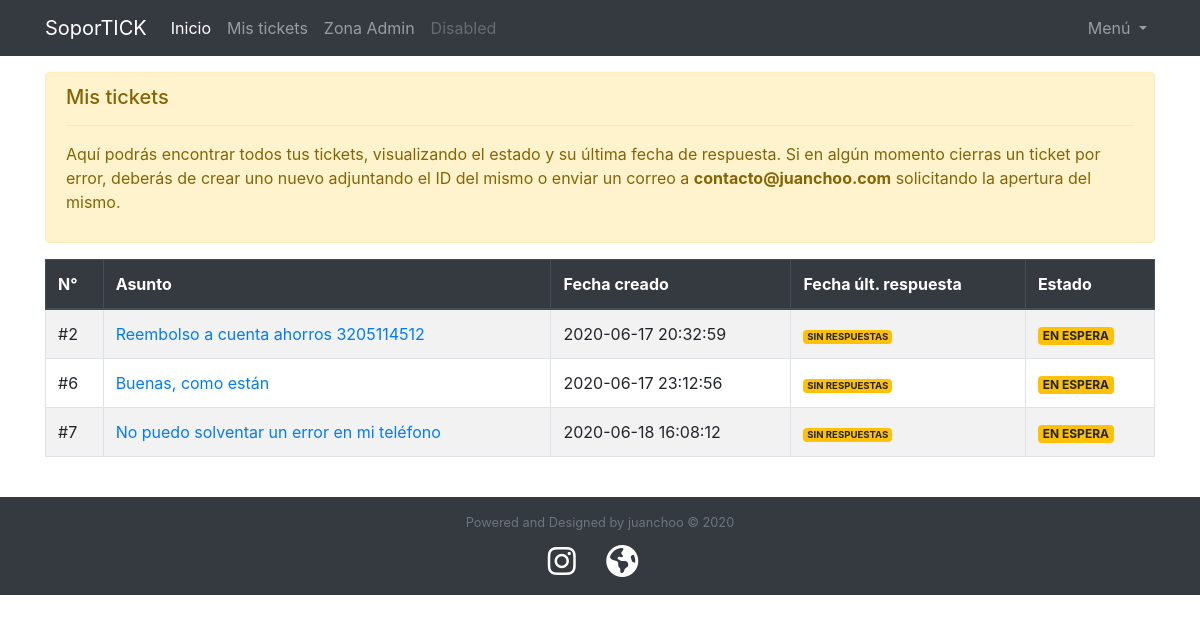
The page /soporte/tickets.php (signed in) on the database its author committed.
### tables this page shows
CREATE TABLE `ticket` (
  `idTicket` int(6) NOT NULL AUTO_INCREMENT,
  `user_id` int(5) NOT NULL,
  `id_admin` int(5) DEFAULT NULL,
  `fechaCreacion` timestamp NOT NULL DEFAULT CURRENT_TIMESTAMP,
  `sistema` int(2) NOT NULL,
  `ip` varchar(40) NOT NULL,
  `navegador` varchar(30) NOT NULL,
  `asunto` varchar(70) NOT NULL,
  `descripcion` text NOT NULL,
  `prioridad` int(1) NOT NULL,
  `estadoTicket` int(1) NOT NULL,
  `ultimaRespuestaId` int(7) NOT NULL,
  PRIMARY KEY (`idTicket`),
  KEY `FK_ticket_usuario` (`user_id`),
  KEY `FK1_ticket_usuario` (`id_admin`),
  KEY `FK_ticket_sistema` (`sistema`),
  CONSTRAINT `FK1_ticket_usuario` FOREIGN KEY (`id_admin`) REFERENCES `usuario` (`user_id`),
  CONSTRAINT `FK_ticket_sistema` FOREIGN KEY (`sistema`) REFERENCES `sistema` (`idSistema`),
  CONSTRAINT `FK_ticket_usuario` FOREIGN KEY (`user_id`) REFERENCES `usuario` (`user_id`)
);

### soporte/tickets.php (the view, shortened to what this page needs)
<?php
	include '../config/database.php';
	include '../config/funciones.php';
	$tickets = misTickets($_SESSION['id_user']);
?>
<!DOCTYPE html>
<html>
<head>
	<link rel="stylesheet" type="text/css" href="../vendor/css/bootstrap.css">
	<link rel="stylesheet" type="text/css" href="../vendor/css/estilos.css">
</head>
<body>
<nav class="navbar navbar-expand-md navbar-dark fixed-top bg-dark">
	<div class="container">
	  <a class="navbar-brand" href="#">SoporTICK</a>
	  <div class="collapse navbar-collapse" id="navbarCollapse">
	    <ul class="navbar-nav mr-auto">
	      <li class="nav-item active">
	        <a class="nav-link" href="../">Inicio <span class="sr-only">(current)</span></a>
	      </li>
	      <li class="nav-item">
	        <a class="nav-link" href="mistickets">Mis tickets</a>
	      </li>
	      <?php if ($_SESSION['nivel_rol'] >= 2): ?>
	      <li class="nav-item">
	        <a class="nav-link" href="../acp">Zona Admin</a>
	      </li>
	      <?php endif ?>
	      <li class="nav-item">
	        <a class="nav-link disabled" href="#" tabindex="-1" aria-disabled="true">Disabled</a>
	      </li>
	    </ul>
	    <div class="form-inline mt-2 mt-md-0">
	    <ul class="navbar-nav">
	      <li class="nav-item dropdown">
	        <a class="nav-link dropdown-toggle" href="#" id="navbarDropdown" role="button" data-toggle="dropdown" aria-haspopup="true" aria-expanded="false">
	          Menú
	        </a>
	      </li>
	  	</ul>
	  	</div>
	  </div>
	</div>
</nav>
<div class="container">
    <div class="alert alert-warning mb-3" role="alert">
	  <h5 class="alert-heading">Mis tickets</h5>
	  <hr>
	  <p>Aquí podrás encontrar todos tus tickets, visualizando el estado y su última fecha de respuesta. Si en algún momento cierras un ticket por error, deberás de crear uno nuevo adjuntando el ID del mismo o enviar un correo a <b>contacto@juanchoo.com</b> solicitando la apertura del mismo.</p>
	</div>
    <?php if (!empty($tickets) && mysqli_num_rows($tickets) > 0): ?>
    <div class="table-responsive">
	    <table class="table table-bordered table-striped table-hover">
	        <thead class="thead-dark">
	          <tr>
	            <th scope="col">N°</th>
	            <th scope="col">Asunto</th>
	            <th scope="col">Fecha creado</th>
	            <th scope="col">Fecha últ. respuesta</th>
	            <th scope="col">Estado</th>
	          </tr>
	        </thead>
	        <tbody>
	          <?php while ($tInfo = mysqli_fetch_array($tickets)) { ?>
	          <tr>
	            <td>#<?php echo $tInfo['idTicket']; ?></td>
	            <td><a href="ticket/<?php echo $tInfo['idTicket']; ?>"><?php echo $tInfo['asunto']; ?></a></td>
	            <td><?php echo $tInfo['fechaCreacion']; ?></td>
	            <td><?php echo getLastReply($tInfo['idTicket']); ?></td>
	            <td><?php echo getStatus($tInfo['estadoTicket']); ?></td>
	           </tr>
	           <?php } ?>
	        </tbody>
	    </table>
	</div>
	<?php else: ?>
	<div class="alert alert-warning alert-dismissible fade show" role="alert">
		No tienes tickets creados aún.
	</div>
	<?php endif ?>
</div>
<?php include '../includes/footer.php'; ?>
</body>
</html>

### config/funciones.php (shortened to what this page needs)
<?php
function limpiarData($data){
	$data = trim($data);
   	$data = stripslashes($data);
   	$data = htmlspecialchars($data);
	return $data;
}
function misTickets($idUser){
	global $conexion;
  $id = limpiarData($idUser);
  $sql = "SELECT idTicket,asunto,fechaCreacion,estadoTicket FROM ticket WHERE user_id = $id ORDER BY idTicket ASC";
  $tickets = mysqli_query($conexion,$sql);
  return $tickets;
}
function getLastReply($id_ticket){
  global $conexion;
  $tid = limpiarData($id_ticket);
  $sql = "SELECT esAdmin,fechaRespuesta FROM respuestasTicket WHERE idTicket = $tid ORDER BY idRespuesta DESC LIMIT 1";
  $exeRep = mysqli_query($conexion,$sql);
  if (mysqli_num_rows($exeRep) > 0) {
    $r = mysqli_fetch_array($exeRep);
    switch ($r['esAdmin']) {
      case 1:
        $msg = "<span class='badge badge-dark'>".$r['fechaRespuesta']."</span>";
        return $msg;
        break;
      default:
        $msg = "<span class='badge badge-success'>".$r['fechaRespuesta']."</span>";
        return $msg;
        break;
    }
  }else{
    $msg = "<small><span class='badge badge-warning'>SIN RESPUESTAS</span></small>";
    return $msg;
  }
}
function getStatus($estado){
	switch ($estado) {
		default: return "<span class='badge badge-warning'>EN ESPERA</span>"; break;
	}
}
?>

### rows shown on the page
ticket: idTicket "2", asunto "Reembolso a cuenta ahorros 3205114512", fechaCreacion "2020-06-17 20:32:59", estadoTicket "EN ESPERA"
ticket: idTicket "6", asunto "Buenas, como están", fechaCreacion "2020-06-17 23:12:56", estadoTicket "EN ESPERA"
ticket: idTicket "7", asunto "No puedo solventar un error en mi teléfono", fechaCreacion "2020-06-18 16:08:12", estadoTicket "EN ESPERA"

### other values the page prints
DESIGNED_BY "juanchoo"
YEAR "2020"
